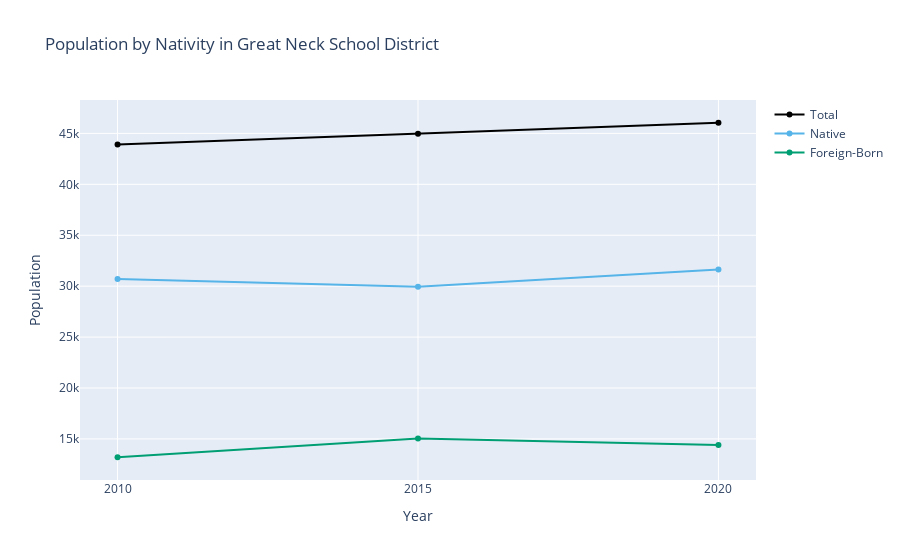

Write notebook code for a chart like this one.
### Markdown cell above
### Graphing Multiple Years of ACS Data

The above dataframe can be easily graphed with the function `graph_multiyear`:

### Code cell
from utils import graph_multiyear

graph_multiyear(
    df=df,
    title="Population by Nativity in Great Neck School District",
    yaxis_title="Population",
)

### Figure 1 — Plotly figure (JSON) as saved in the notebook; plotly's stock layout.template omitted (floating-point values rounded to 4 significant figures)
{"data": [{"hovertemplate": "Year: %{x}<br>Total: %{y:,}<extra></extra>", "line": {"color": "black"}, "mode": "lines+markers", "name": "Total", "type": "scatter", "x": [2010, 2015, 2020], "y": [43899, 44975, 46046]}, {"hovertemplate": "Year: %{x}<br>Native: %{y:,}<extra></extra>", "line": {"color": "#56B4E9"}, "mode": "lines+markers", "name": "Native", "type": "scatter", "x": [2010, 2015, 2020], "y": [30699, 29935, 31638]}, {"hovertemplate": "Year: %{x}<br>Foreign-Born: %{y:,}<extra></extra>", "line": {"color": "#009E73"}, "mode": "lines+markers", "name": "Foreign-Born", "type": "scatter", "x": [2010, 2015, 2020], "y": [13200, 15040, 14408]}], "layout": {"title": {"text": "Population by Nativity in Great Neck School District"}, "xaxis": {"tickmode": "array", "ticktext": ["2010", "2015", "2020"], "tickvals": [2010, 2015, 2020], "title": {"text": "Year"}}, "yaxis": {"title": {"text": "Population"}}}}
